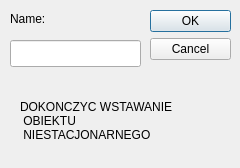
<?xml version="1.0" encoding="UTF-8"?>
<ui version="4.0">
 <class>EditObjectDialog</class>
 <widget class="QDialog" name="EditObjectDialog">
  <property name="geometry">
   <rect>
    <x>0</x>
    <y>0</y>
    <width>240</width>
    <height>168</height>
   </rect>
  </property>
  <property name="windowTitle">
   <string>Edit Discrete Object</string>
  </property>
  <widget class="QDialogButtonBox" name="buttonBox">
   <property name="geometry">
    <rect>
     <x>150</x>
     <y>10</y>
     <width>81</width>
     <height>301</height>
    </rect>
   </property>
   <property name="orientation">
    <enum>Qt::Vertical</enum>
   </property>
   <property name="standardButtons">
    <set>QDialogButtonBox::Cancel|QDialogButtonBox::Ok</set>
   </property>
  </widget>
  <widget class="QLabel" name="label">
   <property name="geometry">
    <rect>
     <x>10</x>
     <y>10</y>
     <width>67</width>
     <height>17</height>
    </rect>
   </property>
   <property name="text">
    <string>Name:</string>
   </property>
  </widget>
  <widget class="QLineEdit" name="lineEdit_name">
   <property name="geometry">
    <rect>
     <x>10</x>
     <y>40</y>
     <width>131</width>
     <height>27</height>
    </rect>
   </property>
  </widget>
  <widget class="QLabel" name="label_2">
   <property name="geometry">
    <rect>
     <x>20</x>
     <y>90</y>
     <width>201</width>
     <height>61</height>
    </rect>
   </property>
   <property name="text">
    <string>DOKONCZYC WSTAWANIE
 OBIEKTU
 NIESTACJONARNEGO</string>
   </property>
  </widget>
 </widget>
 <resources/>
 <connections>
  <connection>
   <sender>buttonBox</sender>
   <signal>accepted()</signal>
   <receiver>EditObjectDialog</receiver>
   <slot>accept()</slot>
   <hints>
    <hint type="sourcelabel">
     <x>248</x>
     <y>254</y>
    </hint>
    <hint type="destinationlabel">
     <x>157</x>
     <y>274</y>
    </hint>
   </hints>
  </connection>
  <connection>
   <sender>buttonBox</sender>
   <signal>rejected()</signal>
   <receiver>EditObjectDialog</receiver>
   <slot>reject()</slot>
   <hints>
    <hint type="sourcelabel">
     <x>316</x>
     <y>260</y>
    </hint>
    <hint type="destinationlabel">
     <x>286</x>
     <y>274</y>
    </hint>
   </hints>
  </connection>
 </connections>
</ui>
